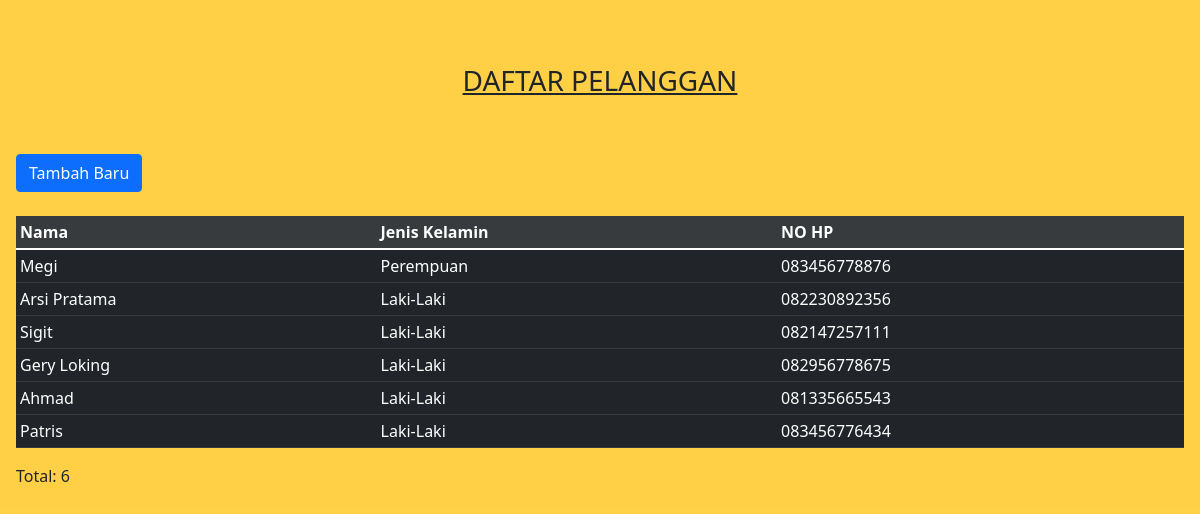
/list.php, run on an earlier commit of the app's database.
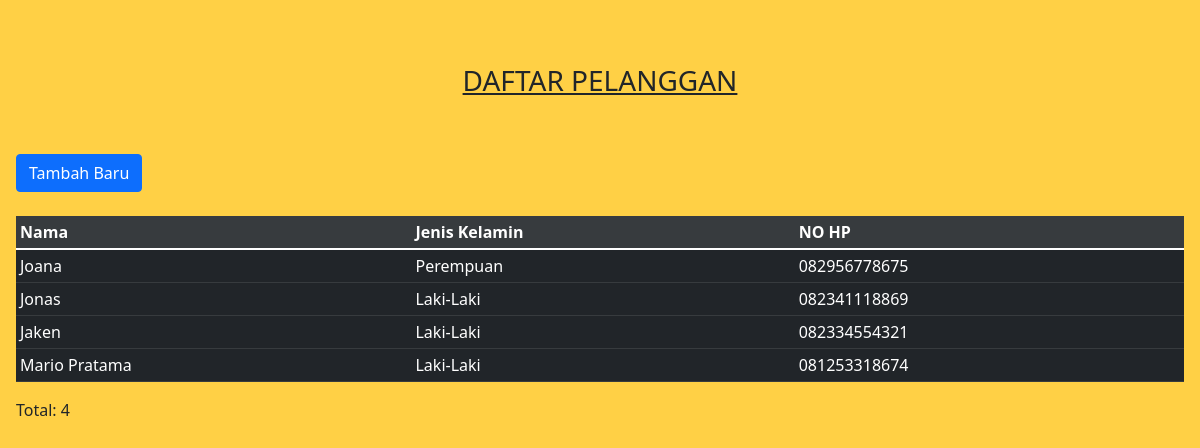
And on a later commit of the database.
### tables this page shows
CREATE TABLE `pelanggan` (
  `Id` int(11) NOT NULL,
  `Nama` varchar(50) NOT NULL,
  `JK` varchar(15) NOT NULL,
  `NO_HP` varchar(50) NOT NULL,
  `Tagihan` varchar(50) NOT NULL
);

### list.php (the view, shortened to what this page needs)
<?php include("koneksi.php"); ?>
<!DOCTYPE html>
<html>
<head>
    <link href="https://cdn.jsdelivr.net/npm/bootstrap@5.1.3/dist/css/bootstrap.min.css" rel="stylesheet">
</head>
<body>
<div class="p-3 mb-2 bg-warning text-dark bg-opacity-75">
<header>
    <br>
    <br>
        <center>
        <h3><u>DAFTAR PELANGGAN</u></h3>
        </center>
        <br>
        <br>
    </header>
    <form action="input_siswa.php" method="POST">
    <button type="submit"class="btn btn-primary">Tambah Baru</button>
    <body>
    <br>
    <br>
    <table class="table table-dark table-sm">
    <thead>
        <tr class="table-active">
            <th>Nama</th>
            <th>Jenis Kelamin</th>
            <th>NO HP</th>
        </tr>
    </thead>
    <tbody>
        <?php
        $sql = "SELECT * FROM pelanggan";
        $query = mysqli_query($con, $sql);
        while($pelanggan = mysqli_fetch_array($query)){
            echo "<tr>";
            echo "<td>".$pelanggan['Nama']."</td>";
            echo "<td>".$pelanggan['JK']."</td>";
            echo "<td>".$pelanggan['NO_HP']."</td>";
            echo "</tr>";
        }
        ?>
    </tbody>
    </table>
    <p>Total: <?php echo mysqli_num_rows($query) ?></p>
<br><br><br><br><br><br><br><br>
<br><br><br><br><br><br><br><br>
    </body>
</html>

What changed in the data, as far as the page shows it:
removed pelanggan: Nama "Megi", JK "Perempuan", NO_HP "083456778876"
removed pelanggan: Nama "Arsi Pratama", JK "Laki-Laki", NO_HP "082230892356"
removed pelanggan: Nama "Sigit", JK "Laki-Laki", NO_HP "082147257111"
removed pelanggan: Nama "Gery Loking", JK "Laki-Laki", NO_HP "082956778675"
removed pelanggan: Nama "Ahmad", JK "Laki-Laki", NO_HP "081335665543"
removed pelanggan: Nama "Patris", JK "Laki-Laki", NO_HP "083456776434"
added pelanggan: Nama "Joana", JK "Perempuan", NO_HP "082956778675"
added pelanggan: Nama "Jonas", JK "Laki-Laki", NO_HP "082341118869"
added pelanggan: Nama "Jaken", JK "Laki-Laki", NO_HP "082334554321"
added pelanggan: Nama "Mario Pratama", JK "Laki-Laki", NO_HP "081253318674"
Also different on the page:
mysqli_num_rows($query): "6" → "4"
